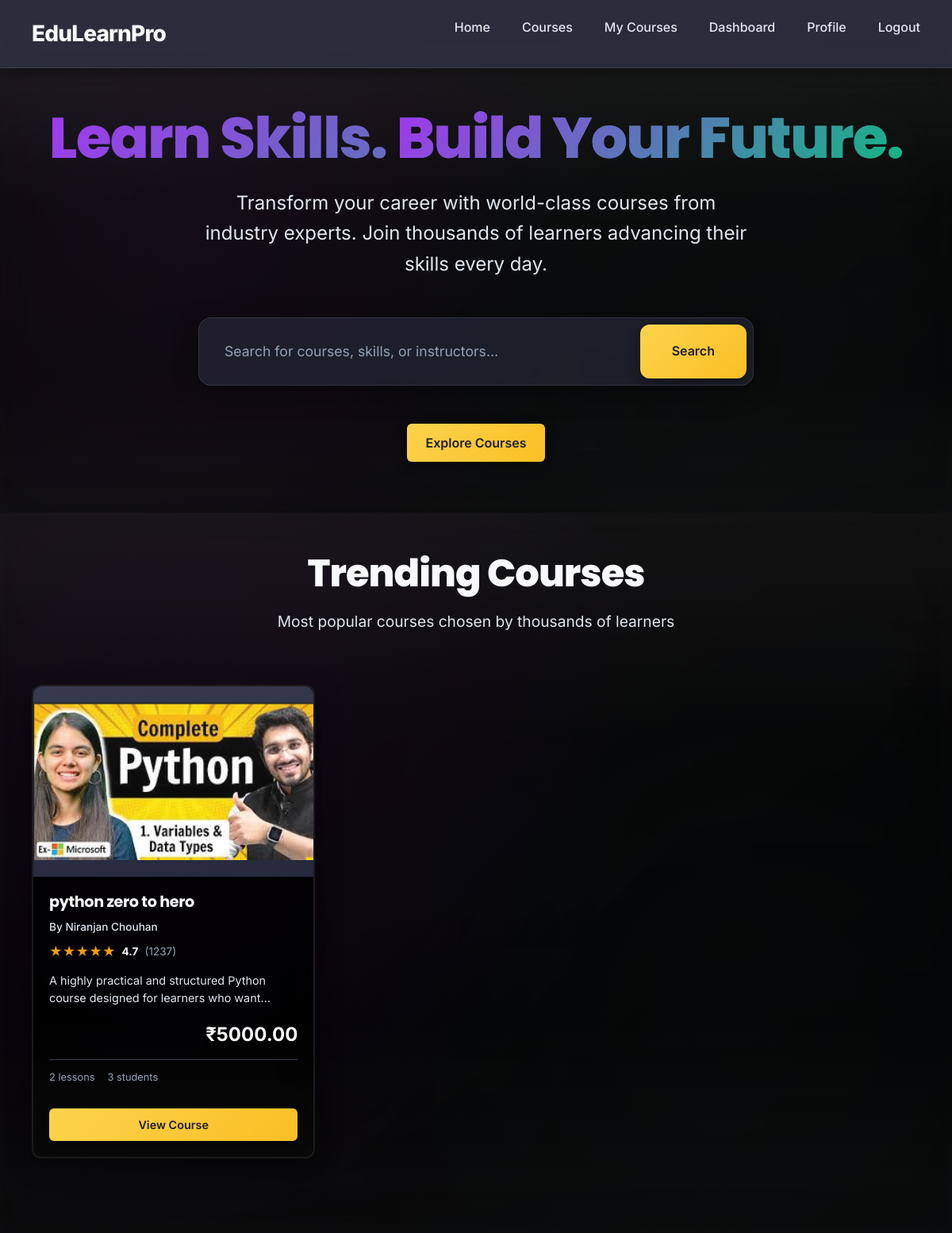
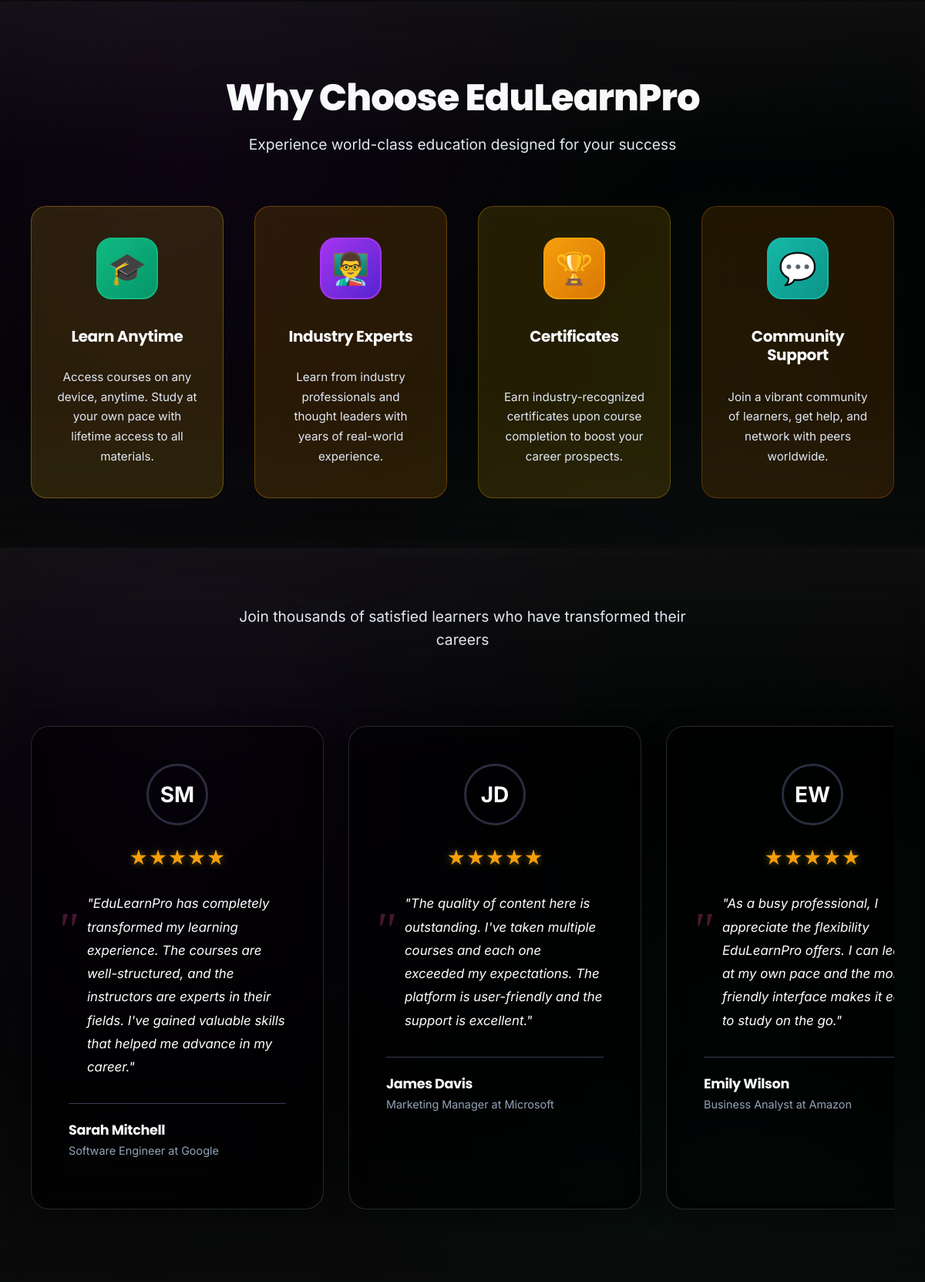
The page / (signed in, upper part) on the database its author committed (2 pictures, top to bottom).
### courses/models.py (models this page shows, shortened)
class Course(models.Model):
    CATEGORY_CHOICES = (
        ("development", "Development"),
        ("design", "Design"),
        ("marketing", "Marketing"),
        ("business", "Business"),
        ("data", "Data Science"),
        ('programming', "Programming"),
        ("other", "Other"),
    )
    CATEGORY_THUMBNAILS = {
        "development": "https://images.unsplash.com/photo-1518770660439-4636190af475?auto=format&fit=crop&w=1600&q=80",
        "design": "https://images.unsplash.com/photo-1523475472560-d2df97ec485c?auto=format&fit=crop&w=1600&q=80",
        "marketing": "https://images.unsplash.com/photo-1504384308090-c894fdcc538d?auto=format&fit=crop&w=1600&q=80",
        "business": "https://images.unsplash.com/photo-1450101499163-c8848c66ca85?auto=format&fit=crop&w=1600&q=80",
        "data": "https://images.unsplash.com/photo-1517430816045-df4b7de11d1d?auto=format&fit=crop&w=1600&q=80",
        "other": "https://images.unsplash.com/photo-1498050108023-c5249f4df085?auto=format&fit=crop&w=1600&q=80",
    }
    DEFAULT_THUMBNAIL = "https://images.unsplash.com/photo-1522075469751-3a6694fb2f61?auto=format&fit=crop&w=1600&q=80"
    STATUS_CHOICES = (
        ("draft", "Draft"),
        ("published", "Published"),
    )
    LEVEL_CHOICES = (
        ("beginner", "Beginner"),
        ("intermediate", "Intermediate"),
        ("advanced", "Advanced"),
        ("all", "All Levels"),
    )
    title = models.CharField(max_length=200)
    slug = models.SlugField(max_length=220, unique=True, blank=True)
    description = models.TextField(blank=True, null=True)
    instructor = models.ForeignKey(User, on_delete=models.CASCADE, related_name="courses")
    category = models.CharField(max_length=32, choices=CATEGORY_CHOICES, default="other")
    level = models.CharField(max_length=20, choices=LEVEL_CHOICES, default="all")
    thumbnail = models.ImageField(upload_to="course_thumbnails/", blank=True, null=True)
    promo_video_url = models.URLField(
        blank=True,
        null=True,
        help_text="Course preview/intro video URL (YouTube or direct video URL). This video will be displayed on the course detail page."
    )
    learning_outcomes = models.TextField(
        blank=True,
        null=True,
        help_text="List the key learning outcomes (one per line or use bullet points)"
    )
    status = models.CharField(max_length=20, choices=STATUS_CHOICES, default="draft")
    price = models.DecimalField(max_digits=10, decimal_places=2, default=0.00, null=True, blank=True)
    discounted_price = models.DecimalField(max_digits=10, decimal_places=2, default=0.00, null=True, blank=True)
    is_free = models.BooleanField(default=False, help_text="Check if this course is free")
    duration = models.CharField(
        max_length=50,
        blank=True,
        null=True,
        help_text="e.g., '6 weeks', '10 hours', '4 months'"
    )
    created_at = models.DateTimeField(auto_now_add=True)
    updated_at = models.DateTimeField(auto_now=True)
    class Meta:
        ordering = ("title",)

### users/models.py (models this page shows, shortened)
class User(AbstractUser):
    phone = models.CharField(max_length=15, blank=True, null=True)
    bio = models.TextField(blank=True, null=True)
    @property
    def role(self):
        profile = getattr(self, "profile", None)
        return profile.role if profile else None

### courses/views.py (the view)
# urls.py: 2. Add a URL to urlpatterns:  path('', views.home, name='home')
def home(request):
    if request.user.is_authenticated and request.user.role == 'instructor':
        courses = Course.objects.select_related("instructor").filter(
            Q(status='published') | Q(instructor=request.user)
        ).annotate(enrollment_count=Count("enrollments", distinct=True)).order_by('-created_at')[:6]
    else:
        courses = Course.objects.select_related("instructor").filter(status='published').annotate(enrollment_count=Count("enrollments", distinct=True)).order_by('-created_at')[:6]
    return render(request, "home/index.html", {"courses": courses})

### templates/home/index.html (shortened to what this page needs)
{% extends 'base.html' %}
{% load static %}
{% block content %}
<section class="hero-section">
    <div class="container">
        <h1>Learn Skills. <span class="highlight">Build Your Future.</span></h1>
        <p class="hero-subtitle">Transform your career with world-class courses from industry experts. Join thousands of learners advancing their skills every day.</p>
        <div class="hero-search">
            <form action="{% url 'courses:list' %}" method="get">
                <input type="text" name="search" placeholder="Search for courses, skills, or instructors..." autocomplete="off">
                <button type="submit">Search</button>
            </form>
        </div>
        <div class="hero-actions">
            <a href="{% url 'courses:list' %}" class="btn btn-primary">Explore Courses</a>
        </div>
    </div>
</section>
<section class="trending-courses-section">
    <div class="container">
        <div class="section-header">
            <h2>Trending Courses</h2>
            <p>Most popular courses chosen by thousands of learners</p>
        </div>
        <div class="courses-grid">
            {% for course in courses|slice:":8" %}
                <div class="course-card">
                    <div class="course-image">
                        {% if course.thumbnail %}
                            <img src="{{ course.thumbnail.url }}" alt="{{ course.title }}">
                        {% else %}
                            <div class="course-placeholder">No Image</div>
                        {% endif %}
                    </div>
                    <div class="course-content">
                        <h3><a href="{% url 'courses:detail' course.slug %}">{{ course.title }}</a></h3>
                        <p class="course-instructor">By <a href="{% url 'courses:instructor_profile' course.instructor.username %}">{{ course.instructor.get_full_name|default:course.instructor.username }}</a></p>
                        <div class="course-rating">
                            <span class="stars">★★★★★</span>
                            <span class="rating-value">4.7</span>
                            <span class="reviews-count">({{ course.enrollment_count|default:0|add:1234 }})</span>
                        </div>
                        <p class="course-description">{{ course.description|truncatewords:20 }}</p>
                        <div class="course-meta">
                            <span class="course-price">
                                {% if course.price %}
                                    ₹{{ course.price|floatformat:2 }}
                                {% endif %}
                            </span>
                        </div>
                        <div class="course-stats">
                            <span>{{ course.lessons.count }} lessons</span>
                            <span>{{ course.enrollment_count|default:0 }} students</span>
                        </div>
                        <a href="{% url 'courses:detail' course.slug %}" class="btn btn-sm btn-primary" style="margin-top: 1rem;">View Course</a>
                    </div>
                </div>
            {% empty %}
                <div style="grid-column: 1 / -1; text-align: center; padding: 3rem; color: var(--text-secondary);">
                    <p style="font-size: 1.2rem;">No courses available yet. Check back soon!</p>
                </div>
            {% endfor %}
        </div>
    </div>
</section>
<section class="why-choose-section">
    <div class="container">
        <div class="section-header">
            <h2>Why Choose EduLearnPro</h2>
            <p>Experience world-class education designed for your success</p>
        </div>
        <div class="features-grid">
            <div class="feature-item">
                <div class="feature-icon">🎓</div>
                <h3>Learn Anytime</h3>
                <p>Access courses on any device, anytime. Study at your own pace with lifetime access to all materials.</p>
            </div>
            <div class="feature-item">
                <div class="feature-icon">👨‍🏫</div>
                <h3>Industry Experts</h3>
                <p>Learn from industry professionals and thought leaders with years of real-world experience.</p>
            </div>
            <div class="feature-item">
                <div class="feature-icon">🏆</div>
                <h3>Certificates</h3>
                <p>Earn industry-recognized certificates upon course completion to boost your career prospects.</p>
            </div>
            <div class="feature-item">
                <div class="feature-icon">💬</div>
                <h3>Community Support</h3>
                <p>Join a vibrant community of learners, get help, and network with peers worldwide.</p>
            </div>
        </div>
    </div>
</section>
<section class="testimonials-section">
    <div class="container">
        <div class="section-header">
            <h2>What Our Students Say</h2>
            <p>Join thousands of satisfied learners who have transformed their careers</p>
        </div>
        <div class="testimonials-slider" id="testimonialsSlider">
            <div class="testimonial-card">
                <div class="testimonial-avatar">SM</div>
                <div class="testimonial-rating">★★★★★</div>
                <p class="testimonial-text">"EduLearnPro has completely transformed my learning experience. The courses are well-structured, and the instructors are experts in their fields. I've gained valuable skills that helped me advance in my career."</p>
                <div class="testimonial-author">
                    <div class="testimonial-info">
                        <h4>Sarah Mitchell</h4>
                        <p>Software Engineer at Google</p>
                    </div>
                </div>
            </div>
            <div class="testimonial-card">
                <div class="testimonial-avatar">JD</div>
                <div class="testimonial-rating">★★★★★</div>
                <p class="testimonial-text">"The quality of content here is outstanding. I've taken multiple courses and each one exceeded my expectations. The platform is user-friendly and the support is excellent."</p>
                <div class="testimonial-author">
                    <div class="testimonial-info">
                        <h4>James Davis</h4>
                        <p>Marketing Manager at Microsoft</p>
                    </div>
                </div>
            </div>
            <div class="testimonial-card">
                <div class="testimonial-avatar">EW</div>
                <div class="testimonial-rating">★★★★★</div>
                <p class="testimonial-text">"As a busy professional, I appreciate the flexibility EduLearnPro offers. I can learn at my own pace and the mobile-friendly interface makes it easy to study on the go."</p>
                <div class="testimonial-author">
                    <div class="testimonial-info">
                        <h4>Emily Wilson</h4>
                        <p>Business Analyst at Amazon</p>
                    </div>
                </div>
            </div>
        </div>
    </div>
</section>
{% endblock %}

### templates/home/index.html (style rules this page uses)
.hero-section { padding: 2rem 0 4rem !important; min-height: auto !important; align-items: flex-start !important; }
.hero-section .container { padding-top: 1rem !important; }

### rows shown on the page
Course: thumbnail (picture), title "python zero to hero", instructor.get_full_name "Niranjan Chouhan", enrollment_count|add "1237", description "A highly practical and structured Python course designed for learners who…", price "5000.00", lessons.count "2", enrollment_count "3"
